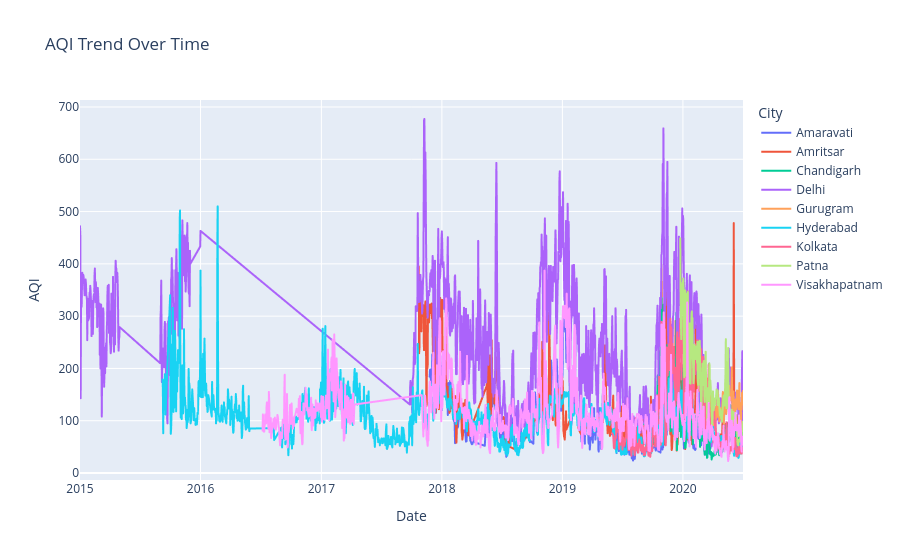
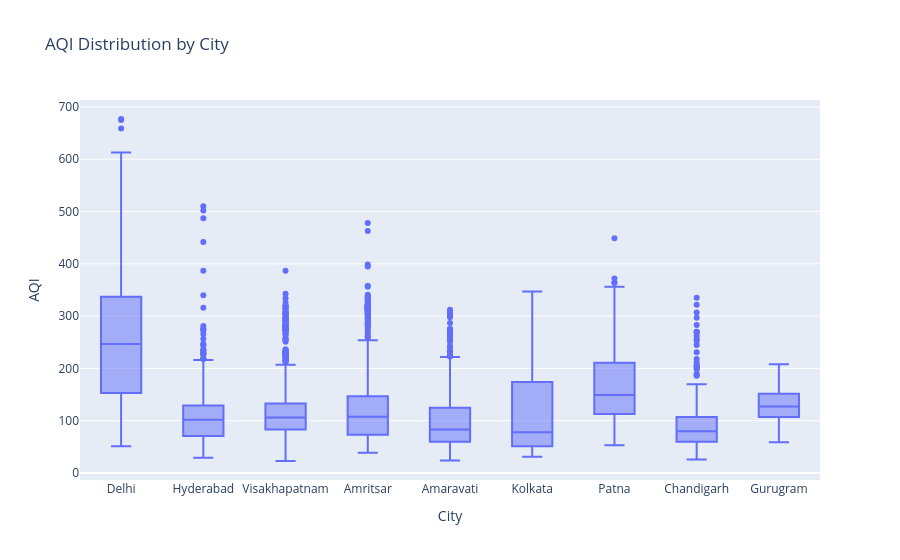
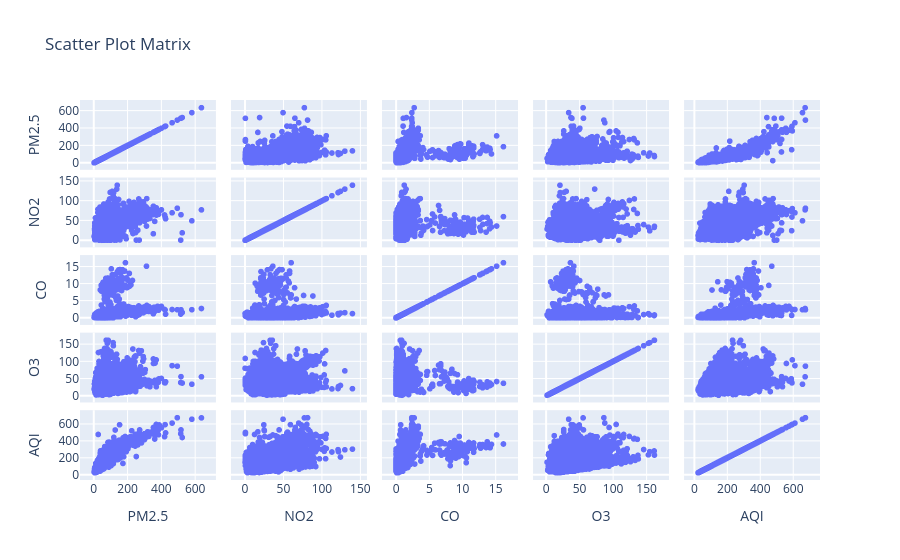

Here is the notebook cell these charts were saved with, in order:
### Code cell
import plotly.express as px

# Converting 'Date' column to datetime format
data['Date'] = pd.to_datetime(data['Date'])

# AQI Trend Over Time
fig1 = px.line(data, x='Date', y='AQI', color='City', title='AQI Trend Over Time')
fig1.show()

# AQI Distribution by City
fig2 = px.box(data, x='City', y='AQI', title='AQI Distribution by City')
fig2.update_layout(xaxis={'categoryorder':'total descending'})
fig2.show()

# Scatter Plot Matrix for selected features
selected_features = ['PM2.5', 'NO2', 'CO', 'O3', 'AQI']
fig3 = px.scatter_matrix(data[selected_features], title='Scatter Plot Matrix')
fig3.show()

### Figure 1 — Plotly figure (JSON) as saved in the notebook; plotly's stock layout.template omitted (floating-point values rounded to 4 significant figures; data arrays with more than 128 entries replaced by an {"elided": "..."} marker saying what was removed)
{"data": [{"hovertemplate": "City=Amaravati<br>Date=%{x}<br>AQI=%{y}<extra></extra>", "legendgroup": "Amaravati", "line": {"color": "#636efa", "dash": "solid"}, "marker": {"symbol": "circle"}, "mode": "lines", "name": "Amaravati", "showlegend": true, "type": "scattergl", "x": {"elided": "646 str values"}, "xaxis": "x", "y": {"elided": "646 float values"}, "yaxis": "y"}, {"hovertemplate": "City=Amritsar<br>Date=%{x}<br>AQI=%{y}<extra></extra>", "legendgroup": "Amritsar", "line": {"color": "#EF553B", "dash": "solid"}, "marker": {"symbol": "circle"}, "mode": "lines", "name": "Amritsar", "showlegend": true, "type": "scattergl", "x": {"elided": "636 str values"}, "xaxis": "x", "y": {"elided": "636 float values"}, "yaxis": "y"}, {"hovertemplate": "City=Chandigarh<br>Date=%{x}<br>AQI=%{y}<extra></extra>", "legendgroup": "Chandigarh", "line": {"color": "#00cc96", "dash": "solid"}, "marker": {"symbol": "circle"}, "mode": "lines", "name": "Chandigarh", "showlegend": true, "type": "scattergl", "x": {"elided": "277 str values"}, "xaxis": "x", "y": {"elided": "277 float values"}, "yaxis": "y"}, {"hovertemplate": "City=Delhi<br>Date=%{x}<br>AQI=%{y}<extra></extra>", "legendgroup": "Delhi", "line": {"color": "#ab63fa", "dash": "solid"}, "marker": {"symbol": "circle"}, "mode": "lines", "name": "Delhi", "showlegend": true, "type": "scattergl", "x": {"elided": "1224 str values"}, "xaxis": "x", "y": {"elided": "1224 float values"}, "yaxis": "y"}, {"hovertemplate": "City=Gurugram<br>Date=%{x}<br>AQI=%{y}<extra></extra>", "legendgroup": "Gurugram", "line": {"color": "#FFA15A", "dash": "solid"}, "marker": {"symbol": "circle"}, "mode": "lines", "name": "Gurugram", "showlegend": true, "type": "scattergl", "x": ["2020-03-05T00:00:00.000000", "2020-03-06T00:00:00.000000", "2020-03-07T00:00:00.000000", "2020-03-08T00:00:00.000000", "2020-03-09T00:00:00.000000", "2020-03-10T00:00:00.000000", "2020-03-11T00:00:00.000000", "2020-03-12T00:00:00.000000", "2020-03-13T00:00:00.000000", "2020-03-14T00:00:00.000000", "2020-03-15T00:00:00.000000", "2020-03-16T00:00:00.000000", "2020-03-17T00:00:00.000000", "2020-03-18T00:00:00.000000", "2020-03-19T00:00:00.000000", "2020-03-20T00:00:00.000000", "2020-03-21T00:00:00.000000", "2020-03-22T00:00:00.000000", "2020-03-23T00:00:00.000000", "2020-03-24T00:00:00.000000", "2020-03-25T00:00:00.000000", "2020-03-26T00:00:00.000000", "2020-03-27T00:00:00.000000", "2020-03-28T00:00:00.000000", "2020-03-29T00:00:00.000000", "2020-03-30T00:00:00.000000", "2020-03-31T00:00:00.000000", "2020-04-01T00:00:00.000000", "2020-04-02T00:00:00.000000", "2020-04-03T00:00:00.000000", "2020-04-04T00:00:00.000000", "2020-04-05T00:00:00.000000", "2020-04-06T00:00:00.000000", "2020-04-07T00:00:00.000000", "2020-04-08T00:00:00.000000", "2020-04-09T00:00:00.000000", "2020-04-10T00:00:00.000000", "2020-04-11T00:00:00.000000", "2020-04-12T00:00:00.000000", "2020-04-13T00:00:00.000000", "2020-04-14T00:00:00.000000", "2020-04-15T00:00:00.000000", "2020-04-16T00:00:00.000000", "2020-04-17T00:00:00.000000", "2020-04-18T00:00:00.000000", "2020-04-19T00:00:00.000000", "2020-04-20T00:00:00.000000", "2020-04-21T00:00:00.000000", "2020-04-22T00:00:00.000000", "2020-04-23T00:00:00.000000", "2020-04-24T00:00:00.000000", "2020-04-25T00:00:00.000000", "2020-04-26T00:00:00.000000", "2020-04-27T00:00:00.000000", "2020-04-28T00:00:00.000000", "2020-04-29T00:00:00.000000", "2020-04-30T00:00:00.000000", "2020-05-01T00:00:00.000000", "2020-05-02T00:00:00.000000", "2020-05-03T00:00:00.000000", "2020-05-04T00:00:00.000000", "2020-05-05T00:00:00.000000", "2020-05-06T00:00:00.000000", "2020-05-07T00:00:00.000000", "2020-05-08T00:00:00.000000", "2020-05-09T00:00:00.000000", "2020-05-10T00:00:00.000000", "2020-05-11T00:00:00.000000", "2020-05-12T00:00:00.000000", "2020-05-13T00:00:00.000000", "2020-05-14T00:00:00.000000", "2020-05-15T00:00:00.000000", "2020-05-16T00:00:00.000000", "2020-05-17T00:00:00.000000", "2020-05-18T00:00:00.000000", "2020-05-19T00:00:00.000000", "2020-05-20T00:00:00.000000", "2020-05-21T00:00:00.000000", "2020-05-22T00:00:00.000000", "2020-05-23T00:00:00.000000", "2020-05-24T00:00:00.000000", "2020-05-25T00:00:00.000000", "2020-05-26T00:00:00.000000", "2020-05-27T00:00:00.000000", "2020-05-28T00:00:00.000000", "2020-05-29T00:00:00.000000", "2020-05-30T00:00:00.000000", "2020-05-31T00:00:00.000000", "2020-06-01T00:00:00.000000", "2020-06-02T00:00:00.000000", "2020-06-03T00:00:00.000000", "2020-06-04T00:00:00.000000", "2020-06-05T00:00:00.000000", "2020-06-06T00:00:00.000000", "2020-06-07T00:00:00.000000", "2020-06-08T00:00:00.000000", "2020-06-09T00:00:00.000000", "2020-06-10T00:00:00.000000", "2020-06-11T00:00:00.000000", "2020-06-12T00:00:00.000000", "2020-06-13T00:00:00.000000", "2020-06-14T00:00:00.000000", "2020-06-15T00:00:00.000000", "2020-06-16T00:00:00.000000", "2020-06-17T00:00:00.000000", "2020-06-18T00:00:00.000000", "2020-06-19T00:00:00.000000", "2020-06-20T00:00:00.000000", "2020-06-21T00:00:00.000000", "2020-06-22T00:00:00.000000", "2020-06-23T00:00:00.000000", "2020-06-24T00:00:00.000000", "2020-06-25T00:00:00.000000", "2020-06-26T00:00:00.000000", "2020-06-27T00:00:00.000000", "2020-06-28T00:00:00.000000", "2020-06-29T00:00:00.000000", "2020-06-30T00:00:00.000000", "2020-07-01T00:00:00.000000"], "xaxis": "x", "y": [104.0, 95.0, 79.0, 115.0, 117.0, 160.0, 114.0, 115.0, 134.0, 118.0, 119.0, 155.0, 181.0, 178.0, 175.0, 176.0, 154.0, 168.0, 124.0, 122.0, 86.0, 65.0, 59.0, 62.0, 68.0, 80.0, 80.0, 81.0, 81.0, 95.0, 93.0, 99.0, 106.0, 94.0, 96.0, 101.0, 105.0, 127.0, 107.0, 114.0, 122.0, 138.0, 157.0, 120.0, 107.0, 109.0, 99.0, 105.0, 120.0, 113.0, 124.0, 121.0, 113.0, 103.0, 118.0, 126.0, 141.0, 155.0, 152.0, 126.0, 94.0, 130.0, 143.0, 138.0, 144.0, 166.0, 154.0, 113.0, 133.0, 133.0, 147.0, 155.0, 208.0, 184.0, 160.0, 160.0, 167.0, 141.0, 152.0, 146.0, 150.0, 139.0, 140.0, 162.0, 202.0, 166.0, 86.0, 105.0, 133.0, 156.0, 135.0, 130.0, 121.0, 110.0, 122.0, 133.0, 141.0, 135.0, 122.0, 147.0, 158.0, 157.0, 155.0, 128.0, 128.0, 122.0, 148.0, 172.0, 132.0, 134.0, 108.0, 86.0, 102.0, 122.0, 121.0, 153.0, 140.0, 131.0, 157.0], "yaxis": "y"}, {"hovertemplate": "City=Hyderabad<br>Date=%{x}<br>AQI=%{y}<extra></extra>", "legendgroup": "Hyderabad", "line": {"color": "#19d3f3", "dash": "solid"}, "marker": {"symbol": "circle"}, "mode": "lines", "name": "Hyderabad", "showlegend": true, "type": "scattergl", "x": {"elided": "1618 str values"}, "xaxis": "x", "y": {"elided": "1618 float values"}, "yaxis": "y"}, {"hovertemplate": "City=Kolkata<br>Date=%{x}<br>AQI=%{y}<extra></extra>", "legendgroup": "Kolkata", "line": {"color": "#FF6692", "dash": "solid"}, "marker": {"symbol": "circle"}, "mode": "lines", "name": "Kolkata", "showlegend": true, "type": "scattergl", "x": {"elided": "394 str values"}, "xaxis": "x", "y": {"elided": "394 float values"}, "yaxis": "y"}, {"hovertemplate": "City=Patna<br>Date=%{x}<br>AQI=%{y}<extra></extra>", "legendgroup": "Patna", "line": {"color": "#B6E880", "dash": "solid"}, "marker": {"symbol": "circle"}, "mode": "lines", "name": "Patna", "showlegend": true, "type": "scattergl", "x": {"elided": "191 str values"}, "xaxis": "x", "y": {"elided": "191 float values"}, "yaxis": "y"}, {"hovertemplate": "City=Visakhapatnam<br>Date=%{x}<br>AQI=%{y}<extra></extra>", "legendgroup": "Visakhapatnam", "line": {"color": "#FF97FF", "dash": "solid"}, "marker": {"symbol": "circle"}, "mode": "lines", "name": "Visakhapatnam", "showlegend": true, "type": "scattergl", "x": {"elided": "1131 str values"}, "xaxis": "x", "y": {"elided": "1131 float values"}, "yaxis": "y"}], "layout": {"legend": {"title": {"text": "City"}, "tracegroupgap": 0}, "title": {"text": "AQI Trend Over Time"}, "xaxis": {"anchor": "y", "domain": [0, 1], "title": {"text": "Date"}}, "yaxis": {"anchor": "x", "domain": [0, 1], "title": {"text": "AQI"}}}}

### Figure 2 — Plotly figure (JSON) as saved in the notebook; plotly's stock layout.template omitted (floating-point values rounded to 4 significant figures; data arrays with more than 128 entries replaced by an {"elided": "..."} marker saying what was removed)
{"data": [{"alignmentgroup": "True", "hovertemplate": "City=%{x}<br>AQI=%{y}<extra></extra>", "legendgroup": "", "marker": {"color": "#636efa"}, "name": "", "notched": false, "offsetgroup": "", "orientation": "v", "showlegend": false, "type": "box", "x": {"elided": "6236 str values"}, "x0": " ", "xaxis": "x", "y": {"elided": "6236 float values"}, "y0": " ", "yaxis": "y"}], "layout": {"boxmode": "group", "legend": {"tracegroupgap": 0}, "title": {"text": "AQI Distribution by City"}, "xaxis": {"anchor": "y", "categoryorder": "total descending", "domain": [0, 1], "title": {"text": "City"}}, "yaxis": {"anchor": "x", "domain": [0, 1], "title": {"text": "AQI"}}}}

### Figure 3 — Plotly figure (JSON) as saved in the notebook; plotly's stock layout.template omitted (floating-point values rounded to 4 significant figures; data arrays with more than 128 entries replaced by an {"elided": "..."} marker saying what was removed)
{"data": [{"dimensions": [{"axis": {"matches": true}, "label": "PM2.5", "values": {"elided": "6236 float values"}}, {"axis": {"matches": true}, "label": "NO2", "values": {"elided": "6236 float values"}}, {"axis": {"matches": true}, "label": "CO", "values": {"elided": "6236 float values"}}, {"axis": {"matches": true}, "label": "O3", "values": {"elided": "6236 float values"}}, {"axis": {"matches": true}, "label": "AQI", "values": {"elided": "6236 float values"}}], "hovertemplate": "%{xaxis.title.text}=%{x}<br>%{yaxis.title.text}=%{y}<extra></extra>", "legendgroup": "", "marker": {"color": "#636efa", "symbol": "circle"}, "name": "", "showlegend": false, "type": "splom"}], "layout": {"dragmode": "select", "legend": {"tracegroupgap": 0}, "title": {"text": "Scatter Plot Matrix"}}}
